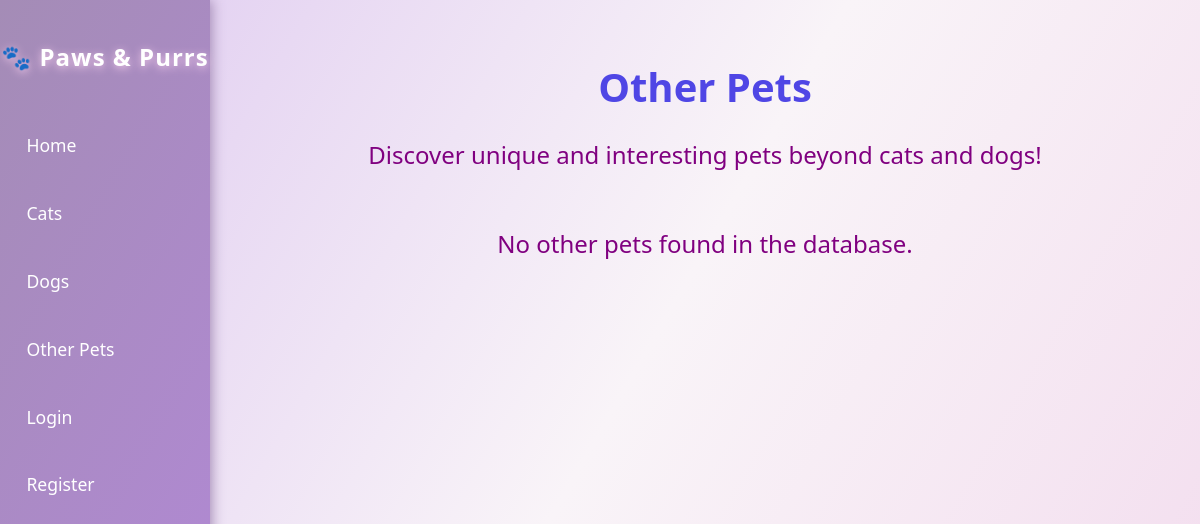
The app's page /other_pets, older data.
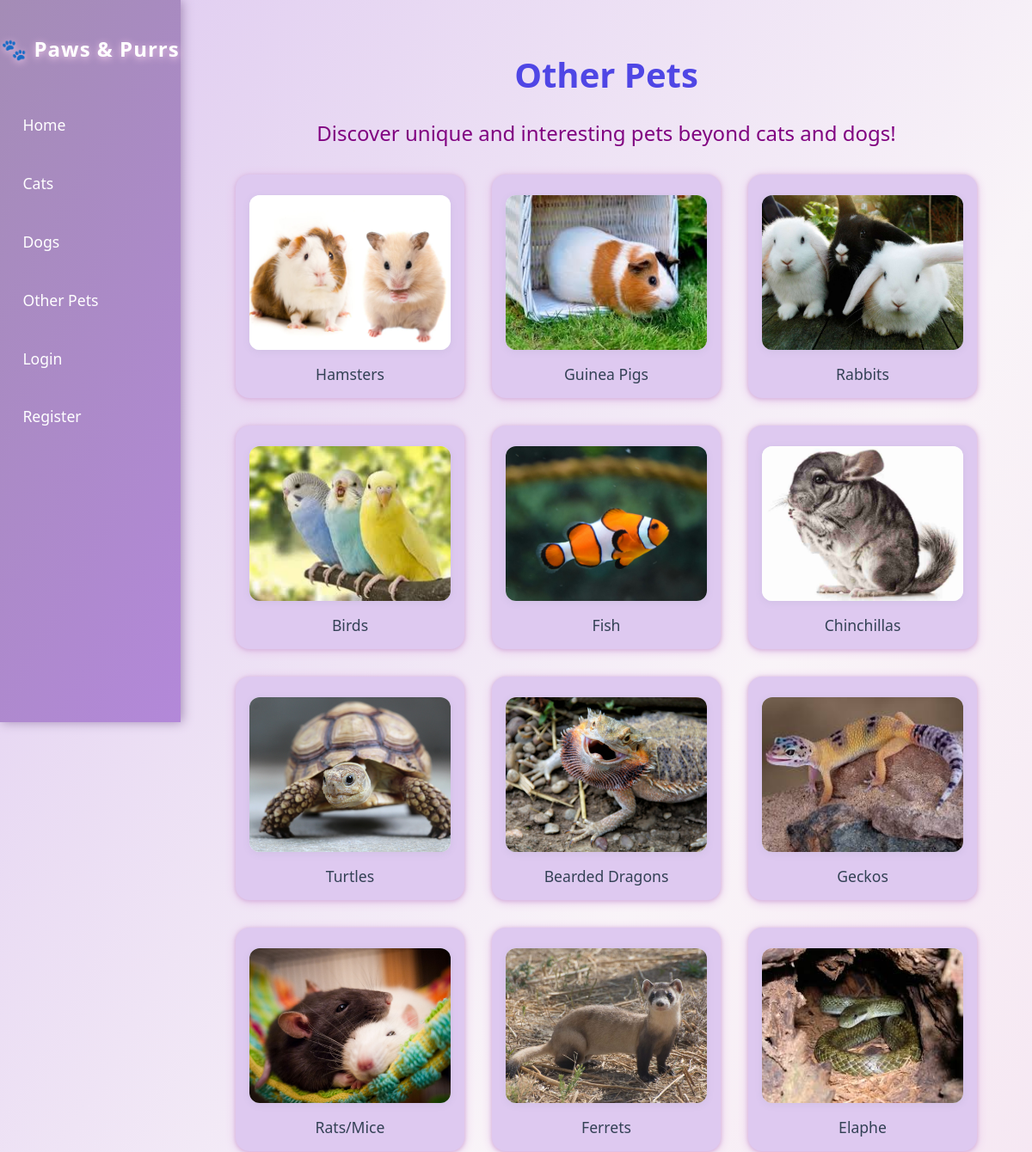
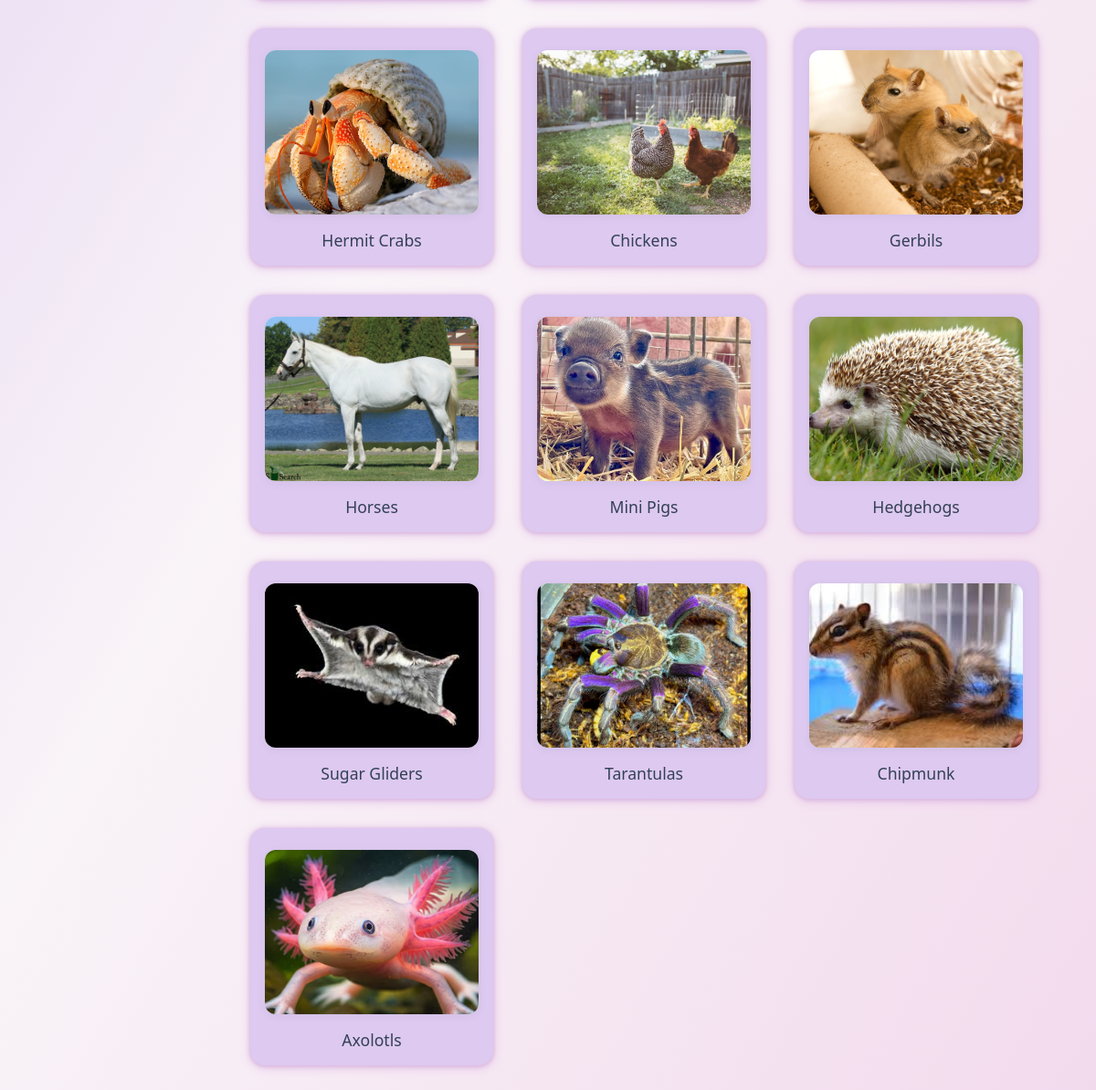
The same page, newer data (2 pictures, top to bottom).
### tables this page shows
CREATE TABLE Other (ID INTEGER PRIMARY KEY, name TEXT, description TEXT, image TEXT, breeder_price INTEGER, adoption_price INTEGER);

### routes.py (the view)
@routes.route('/other_pets')
def other_pets():
    db = get_db()
    try:
        cur = db.execute('SELECT * FROM Other')
        results = cur.fetchall()
        cur.close()
    except sqlite3.OperationalError:
        results = []
    return render_template('other_pets.html', results=results)

### app.py (called while the page is built)
@app.teardown_appcontext
def close_connection(exception):
    db = getattr(g, '_database', None)
    if db is not None:
        db.close()

### routes.py (called while the page is built)
def get_db():
    db = getattr(g, '_database', None)
    if db is None:
        db = g._database = sqlite3.connect('Backpack.db')
        db.row_factory = sqlite3.Row
    return db

### templates/other_pets.html (shortened to what this page needs)
{% extends "layout.html" %}
{% block content %}
<h1>Other Pets</h1>
<p>Discover unique and interesting pets beyond cats and dogs!</p>
<div class="container-row">
  {% if results %}
    {% for item in results %}
      <div class="container-box" style="position: relative; display: inline-block; cursor:pointer;">
        <a href="{{ url_for('routes.item_detail', table='Other', item_id=item['id']) }}" style="color:inherit; text-decoration:none;">
          <img src="{{ url_for('static', filename='images/' ~ item['image']) }}" alt="{{ item['name'] }}" style="display: block; width: 100%;">
          <h5>{{ item['name'] }}</h5>
        </a>
      </div>
    {% endfor %}
  {% else %}
    <p>No other pets found in the database.</p>
  {% endif %}
</div>
{% endblock %}

### templates/layout.html (shortened to what this page needs)
<!DOCTYPE html>
<html lang="en">
<head>
    <link rel="stylesheet" href="{{ url_for('static', filename='style.css') }}">
</head>
<body>
    <div class="sidebar">
      <div class="sidebar-title">🐾 Paws & Purrs</div>
      <nav>
        <a href="{{ url_for('home') }}">Home</a>
        <a href="{{ url_for('routes.cats') }}">Cats</a>
        <a href="{{ url_for('routes.dogs') }}">Dogs</a>
        <a href="{{ url_for('routes.other_pets') }}">Other Pets</a>
        {% if session.get('user_id') %}
          <a href="{{ url_for('favorites') }}">Favorites</a>
          <a href="{{ url_for('logout') }}">Logout</a>
        {% else %}
          <a href="{{ url_for('login') }}">Login</a>
          <a href="{{ url_for('register') }}">Register</a>
        {% endif %}
      </nav>
    </div>
    <main class="main-content">
      {% block content %}
      {% endblock %}
    </main>
</body>
</html>

### static/style.css (style rules this page uses)
body { font-family: 'Segoe UI', 'Arial', sans-serif; background: linear-gradient(120deg, #DEC9F0 0%, #F9F4F8 50%, #F2DAED 100%); margin: 0; padding: 0; min-height: 100vh; }
h1 { font-size: 2.5em; margin-bottom: 0.5em; color: #4f46e5; text-align: center; }
p { font-size: 1.5em; margin-bottom: 0.5em; color: purple; text-align: center; }
.container-row { display: grid; gap: 2em; margin-top: 2em; grid-template-columns: repeat(auto-fit, minmax(260px, 1fr)); padding: 0 2em 2em 2em; }
.container-box { border: none; background: #DEC9F0; border-radius: 16px; box-shadow: 0 2px 12px #E2BEE6, 0 1px 4px #C9A4CF; padding: 1.5em 1em 1em 1em; transition: box-shadow 0.2s, transform 0.2s; position: relative; overflow: hidden; text-align: center; color: #B388D9; }
.container-box img, .pet-container img { width: 180px; height: 180px; object-fit: cover; border-radius: 12px; margin-bottom: 1em; box-shadow: 0 2px 8px rgba(100,116,139,0.10); background: #f1f5f9; }
h5 { font-size: 1.1em; color: #334155; margin: 0.5em 0 0 0; font-weight: 500; }
a, .btn { color: #4f46e5; text-decoration: none; transition: color 0.15s; }
.sidebar { position: fixed; top: 0; left: 0; width: 210px; height: 100vh; background: linear-gradient(120deg, #A48CB6 0%, #B388D9 100%); color: #fff; display: flex; flex-direction: column; align-items: center; padding-top: 2.5em; box-shadow: 2px 0 12px #A48CB6; z-index: 100; }
.sidebar-title { font-size: 1.5em; font-weight: 700; margin-bottom: 2em; letter-spacing: 1px; text-shadow: 0 2px 8px #F2CAEA; }
.sidebar nav { display: flex; flex-direction: column; gap: 1.2em; width: 100%; }
.sidebar nav a { color: #fff; text-decoration: none; font-size: 1.1em; font-weight: 500; padding: 0.7em 1.5em; border-radius: 8px 0 0 8px; transition: background 0.15s, color 0.15s; margin-left: 0; }
.main-content { margin-left: 210px; padding: 2em 2em 2em 2em; min-height: 100vh; }

Row changes from the older to the newer data that the page shows:
added Other: image (picture), name "Hamsters"
added Other: image (picture), name "Guinea Pigs"
added Other: image (picture), name "Rabbits"
added Other: image (picture), name "Birds"
added Other: image (picture), name "Fish"
added Other: image (picture), name "Chinchillas"
added Other: image (picture), name "Turtles"
added Other: image (picture), name "Bearded Dragons"
added Other: image (picture), name "Geckos"
added Other: image (picture), name "Rats/Mice"
added Other: image (picture), name "Ferrets"
added Other: image (picture), name "Elaphe"
added Other: image (picture), name "Hermit Crabs"
added Other: image (picture), name "Chickens"
added Other: image (picture), name "Gerbils"
added Other: image (picture), name "Horses"
added Other: image (picture), name "Mini Pigs"
added Other: image (picture), name "Hedgehogs"
added Other: image (picture), name "Sugar Gliders"
added Other: image (picture), name "Tarantulas"
added Other: image (picture), name "Chipmunk"
added Other: image (picture), name "Axolotls"
Text that changed along with them:
text no longer shown: "No other pets found in the database."
